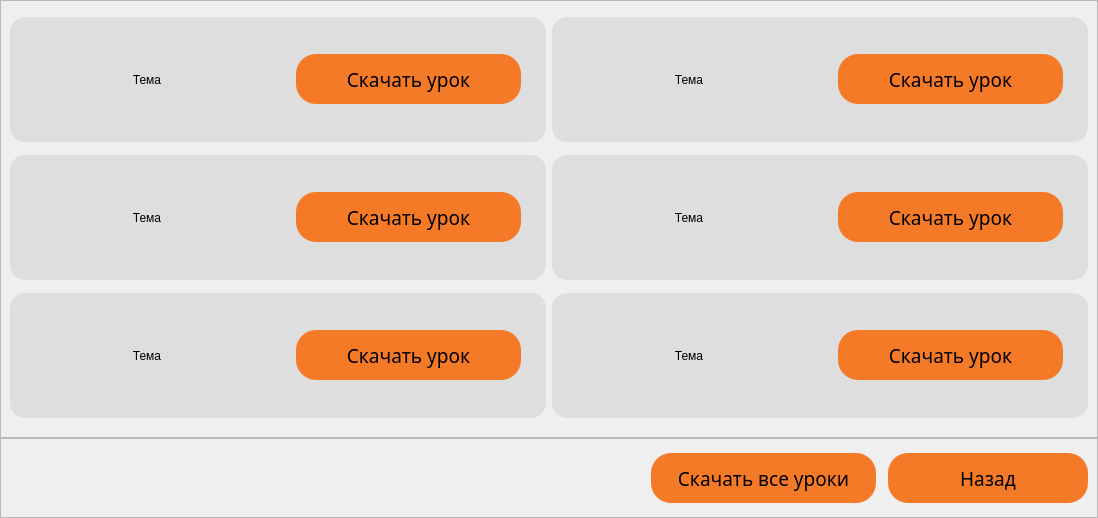
             <widget class="QWidget" name="scrollAreaWidgetContents">
              <property name="geometry">
               <rect>
                <x>0</x>
                <y>0</y>
                <width>1098</width>
                <height>518</height>
               </rect>
              </property>
              <property name="minimumSize">
               <size>
                <width>0</width>
                <height>518</height>
               </size>
              </property>
              <property name="maximumSize">
               <size>
                <width>16777215</width>
                <height>500</height>
               </size>
              </property>
              <layout class="QVBoxLayout" name="verticalLayout_7">
               <property name="spacing">
                <number>0</number>
               </property>
               <property name="leftMargin">
                <number>0</number>
               </property>
               <property name="topMargin">
                <number>0</number>
               </property>
               <property name="rightMargin">
                <number>0</number>
               </property>
               <property name="bottomMargin">
                <number>0</number>
               </property>
               <item>
                <widget class="QFrame" name="frame_12">
                 <property name="frameShape">
                  <enum>QFrame::StyledPanel</enum>
                 </property>
                 <property name="frameShadow">
                  <enum>QFrame::Raised</enum>
                 </property>
                 <layout class="QGridLayout" name="gridLayout_3">
                  <item row="0" column="0">
                   <widget class="QFrame" name="frame_14">
                    <property name="minimumSize">
                     <size>
                      <width>0</width>
                      <height>125</height>
                     </size>
                    </property>
                    <property name="maximumSize">
                     <size>
                      <width>16777215</width>
                      <height>125</height>
                     </size>
                    </property>
                    <property name="styleSheet">
                     <string notr="true">background-color: #DEDEDE;
border-radius: 15px;</string>
                    </property>
                    <property name="frameShape">
                     <enum>QFrame::StyledPanel</enum>
                    </property>
                    <property name="frameShadow">
                     <enum>QFrame::Raised</enum>
                    </property>
                    <layout class="QHBoxLayout" name="horizontalLayout_10">
                     <item>
                      <widget class="QFrame" name="frame_15">
                       <property name="frameShape">
                        <enum>QFrame::StyledPanel</enum>
                       </property>
                       <property name="frameShadow">
                        <enum>QFrame::Raised</enum>
                       </property>
                       <layout class="QHBoxLayout" name="horizontalLayout_11">
                        <item>
                         <widget class="QLabel" name="label_3">
                          <property name="styleSheet">
                           <string notr="true">font: 63 18pt &quot;Montserrat SemiBold&quot;;</string>
                          </property>
                          <property name="text">
                           <string>Тема</string>
                          </property>
                          <property name="alignment">
                           <set>Qt::AlignCenter</set>
                          </property>
                         </widget>
                        </item>
                       </layout>
                      </widget>
                     </item>
                     <item>
                      <widget class="QFrame" name="frame_16">
                       <property name="frameShape">
                        <enum>QFrame::StyledPanel</enum>
                       </property>
                       <property name="frameShadow">
                        <enum>QFrame::Raised</enum>
                       </property>
                       <layout class="QHBoxLayout" name="horizontalLayout_12">
                        <item>
                         <widget class="QPushButton" name="pushButton_25">
                          <property name="minimumSize">
                           <size>
                            <width>225</width>
                            <height>50</height>
                           </size>
                          </property>
                          <property name="maximumSize">
                           <size>
                            <width>225</width>
                            <height>50</height>
                           </size>
                          </property>
                          <property name="font">
                           <font>
                            <family>Montserrat SemiBold</family>
                            <pointsize>14</pointsize>
                            <weight>7</weight>
                            <italic>false</italic>
                            <bold>false</bold>
                           </font>
                          </property>
                          <property name="styleSheet">
                           <string notr="true">QPushButton{
	background-color: #F57A27;
	border: 0;
	border-radius: 20px;
	font: 63 14pt &quot;Montserrat SemiBold&quot;;
}

QPushButton:hover{
	background-color: #D63201;
	color: #fff;
}</string>
                          </property>
                          <property name="text">
                           <string>Скачать урок</string>
                          </property>
                         </widget>
                        </item>
                       </layout>
                      </widget>
                     </item>
                    </layout>
                   </widget>
                  </item>
                  <item row="0" column="1">
                   <widget class="QFrame" name="frame_23">
                    <property name="styleSheet">
                     <string notr="true">background-color: #DEDEDE;
border-radius: 15px;</string>
                    </property>
                    <property name="frameShape">
                     <enum>QFrame::StyledPanel</enum>
                    </property>
                    <property name="frameShadow">
                     <enum>QFrame::Raised</enum>
                    </property>
                    <layout class="QHBoxLayout" name="horizontalLayout_19">
                     <item>
                      <widget class="QFrame" name="frame_24">
                       <property name="frameShape">
                        <enum>QFrame::StyledPanel</enum>
                       </property>
                       <property name="frameShadow">
                        <enum>QFrame::Raised</enum>
                       </property>
                       <layout class="QHBoxLayout" name="horizontalLayout_20">
                        <item>
                         <widget class="QLabel" name="label_6">
                          <property name="styleSheet">
                           <string notr="true">font: 63 18pt &quot;Montserrat SemiBold&quot;;</string>
                          </property>
                          <property name="text">
                           <string>Тема</string>
                          </property>
                          <property name="alignment">
                           <set>Qt::AlignCenter</set>
                          </property>
                         </widget>
                        </item>
                       </layout>
                      </widget>
                     </item>
                     <item>
                      <widget class="QFrame" name="frame_25">
                       <property name="frameShape">
                        <enum>QFrame::StyledPanel</enum>
                       </property>
                       <property name="frameShadow">
                        <enum>QFrame::Raised</enum>
                       </property>
                       <layout class="QHBoxLayout" name="horizontalLayout_21">
                        <item>
                         <widget class="QPushButton" name="pushButton_28">
                          <property name="minimumSize">
                           <size>
                            <width>225</width>
                            <height>50</height>
                           </size>
                          </property>
                          <property name="maximumSize">
                           <size>
                            <width>225</width>
                            <height>50</height>
                           </size>
                          </property>
                          <property name="font">
                           <font>
                            <family>Montserrat SemiBold</family>
                            <pointsize>14</pointsize>
                            <weight>7</weight>
                            <italic>false</italic>
                            <bold>false</bold>
                           </font>
                          </property>
                          <property name="styleSheet">
                           <string notr="true">QPushButton{
	background-color: #F57A27;
	border: 0;
	border-radius: 20px;
	font: 63 14pt &quot;Montserrat SemiBold&quot;;
}

QPushButton:hover{
	background-color: #D63201;
	color: #fff;
}</string>
                          </property>
                          <property name="text">
                           <string>Скачать урок</string>
                          </property>
                         </widget>
                        </item>
                       </layout>
                      </widget>
                     </item>
                    </layout>
                   </widget>
                  </item>
                  <item row="1" column="0">
                   <widget class="QFrame" name="frame_17">
                    <property name="minimumSize">
                     <size>
                      <width>0</width>
                      <height>125</height>
                     </size>
                    </property>
                    <property name="maximumSize">
                     <size>
                      <width>16777215</width>
                      <height>125</height>
                     </size>
                    </property>
                    <property name="styleSheet">
                     <string notr="true">background-color: #DEDEDE;
border-radius: 15px;</string>
                    </property>
                    <property name="frameShape">
                     <enum>QFrame::StyledPanel</enum>
                    </property>
                    <property name="frameShadow">
                     <enum>QFrame::Raised</enum>
                    </property>
                    <layout class="QHBoxLayout" name="horizontalLayout_13">
                     <item>
                      <widget class="QFrame" name="frame_18">
                       <property name="frameShape">
                        <enum>QFrame::StyledPanel</enum>
                       </property>
                       <property name="frameShadow">
                        <enum>QFrame::Raised</enum>
                       </property>
                       <layout class="QHBoxLayout" name="horizontalLayout_14">
                        <item>
                         <widget class="QLabel" name="label_4">
                          <property name="styleSheet">
                           <string notr="true">font: 63 18pt &quot;Montserrat SemiBold&quot;;</string>
                          </property>
                          <property name="text">
                           <string>Тема</string>
                          </property>
                          <property name="alignment">
                           <set>Qt::AlignCenter</set>
                          </property>
                         </widget>
                        </item>
                       </layout>
                      </widget>
                     </item>
                     <item>
                      <widget class="QFrame" name="frame_19">
                       <property name="frameShape">
                        <enum>QFrame::StyledPanel</enum>
                       </property>
                       <property name="frameShadow">
                        <enum>QFrame::Raised</enum>
                       </property>
                       <layout class="QHBoxLayout" name="horizontalLayout_15">
                        <item>
                         <widget class="QPushButton" name="pushButton_26">
                          <property name="minimumSize">
                           <size>
                            <width>225</width>
                            <height>50</height>
                           </size>
                          </property>
                          <property name="maximumSize">
                           <size>
                            <width>225</width>
                            <height>50</height>
                           </size>
                          </property>
                          <property name="font">
                           <font>
                            <family>Montserrat SemiBold</family>
                            <pointsize>14</pointsize>
                            <weight>7</weight>
                            <italic>false</italic>
                            <bold>false</bold>
                           </font>
                          </property>
                          <property name="styleSheet">
                           <string notr="true">QPushButton{
	background-color: #F57A27;
	border: 0;
	border-radius: 20px;
	font: 63 14pt &quot;Montserrat SemiBold&quot;;
}

QPushButton:hover{
	background-color: #D63201;
	color: #fff;
}</string>
                          </property>
                          <property name="text">
                           <string>Скачать урок</string>
                          </property>
                         </widget>
                        </item>
                       </layout>
                      </widget>
                     </item>
                    </layout>
                   </widget>
                  </item>
                  <item row="1" column="1">
                   <widget class="QFrame" name="frame_26">
                    <property name="styleSheet">
                     <string notr="true">background-color: #DEDEDE;
border-radius: 15px;</string>
                    </property>
                    <property name="frameShape">
                     <enum>QFrame::StyledPanel</enum>
                    </property>
                    <property name="frameShadow">
                     <enum>QFrame::Raised</enum>
                    </property>
                    <layout class="QHBoxLayout" name="horizontalLayout_22">
                     <item>
                      <widget class="QFrame" name="frame_27">
                       <property name="frameShape">
                        <enum>QFrame::StyledPanel</enum>
                       </property>
                       <property name="frameShadow">
                        <enum>QFrame::Raised</enum>
                       </property>
                       <layout class="QHBoxLayout" name="horizontalLayout_23">
                        <item>
                         <widget class="QLabel" name="label_7">
                          <property name="styleSheet">
                           <string notr="true">font: 63 18pt &quot;Montserrat SemiBold&quot;;</string>
                          </property>
                          <property name="text">
                           <string>Тема</string>
                          </property>
                          <property name="alignment">
                           <set>Qt::AlignCenter</set>
                          </property>
                         </widget>
                        </item>
                       </layout>
                      </widget>
                     </item>
                     <item>
                      <widget class="QFrame" name="frame_28">
                       <property name="frameShape">
                        <enum>QFrame::StyledPanel</enum>
                       </property>
                       <property name="frameShadow">
                        <enum>QFrame::Raised</enum>
                       </property>
                       <layout class="QHBoxLayout" name="horizontalLayout_24">
                        <item>
                         <widget class="QPushButton" name="pushButton_29">
                          <property name="minimumSize">
                           <size>
                            <width>225</width>
                            <height>50</height>
                           </size>
                          </property>
                          <property name="maximumSize">
                           <size>
                            <width>225</width>
                            <height>50</height>
                           </size>
                          </property>
                          <property name="font">
                           <font>
                            <family>Montserrat SemiBold</family>
                            <pointsize>14</pointsize>
                            <weight>7</weight>
                            <italic>false</italic>
                            <bold>false</bold>
                           </font>
                          </property>
                          <property name="styleSheet">
                           <string notr="true">QPushButton{
	background-color: #F57A27;
	border: 0;
	border-radius: 20px;
	font: 63 14pt &quot;Montserrat SemiBold&quot;;
}

QPushButton:hover{
	background-color: #D63201;
	color: #fff;
}</string>
                          </property>
                          <property name="text">
                           <string>Скачать урок</string>
                          </property>
                         </widget>
                        </item>
                       </layout>
                      </widget>
                     </item>
                    </layout>
                   </widget>
                  </item>
                  <item row="2" column="0">
                   <widget class="QFrame" name="frame_20">
                    <property name="minimumSize">
                     <size>
                      <width>0</width>
                      <height>125</height>
                     </size>
                    </property>
                    <property name="maximumSize">
                     <size>
                      <width>16777215</width>
                      <height>125</height>
                     </size>
                    </property>
                    <property name="styleSheet">
                     <string notr="true">background-color: #DEDEDE;
border-radius: 15px;</string>
                    </property>
                    <property name="frameShape">
                     <enum>QFrame::StyledPanel</enum>
                    </property>
                    <property name="frameShadow">
                     <enum>QFrame::Raised</enum>
                    </property>
                    <layout class="QHBoxLayout" name="horizontalLayout_16">
                     <item>
                      <widget class="QFrame" name="frame_21">
                       <property name="frameShape">
                        <enum>QFrame::StyledPanel</enum>
                       </property>
                       <property name="frameShadow">
                        <enum>QFrame::Raised</enum>
                       </property>
                       <layout class="QHBoxLayout" name="horizontalLayout_17">
                        <item>
                         <widget class="QLabel" name="label_5">
                          <property name="styleSheet">
                           <string notr="true">font: 63 18pt &quot;Montserrat SemiBold&quot;;</string>
                          </property>
                          <property name="text">
                           <string>Тема</string>
                          </property>
                          <property name="alignment">
                           <set>Qt::AlignCenter</set>
                          </property>
                         </widget>
                        </item>
                       </layout>
                      </widget>
                     </item>
                     <item>
                      <widget class="QFrame" name="frame_22">
                       <property name="frameShape">
                        <enum>QFrame::StyledPanel</enum>
                       </property>
                       <property name="frameShadow">
                        <enum>QFrame::Raised</enum>
                       </property>
                       <layout class="QHBoxLayout" name="horizontalLayout_18">
                        <item>
                         <widget class="QPushButton" name="pushButton_27">
                          <property name="minimumSize">
                           <size>
                            <width>225</width>
                            <height>50</height>
                           </size>
                          </property>
                          <property name="maximumSize">
                           <size>
                            <width>225</width>
                            <height>50</height>
                           </size>
                          </property>
                          <property name="font">
                           <font>
                            <family>Montserrat SemiBold</family>
                            <pointsize>14</pointsize>
                            <weight>7</weight>
                            <italic>false</italic>
                            <bold>false</bold>
                           </font>
                          </property>
                          <property name="styleSheet">
                           <string notr="true">QPushButton{
	background-color: #F57A27;
	border: 0;
	border-radius: 20px;
	font: 63 14pt &quot;Montserrat SemiBold&quot;;
}

QPushButton:hover{
	background-color: #D63201;
	color: #fff;
}</string>
                          </property>
                          <property name="text">
                           <string>Скачать урок</string>
                          </property>
                         </widget>
                        </item>
                       </layout>
                      </widget>
                     </item>
                    </layout>
                   </widget>
                  </item>
                  <item row="2" column="1">
                   <widget class="QFrame" name="frame_29">
                    <property name="styleSheet">
                     <string notr="true">background-color: #DEDEDE;
border-radius: 15px;</string>
                    </property>
                    <property name="frameShape">
                     <enum>QFrame::StyledPanel</enum>
                    </property>
                    <property name="frameShadow">
                     <enum>QFrame::Raised</enum>
                    </property>
                    <layout class="QHBoxLayout" name="horizontalLayout_25">
                     <item>
                      <widget class="QFrame" name="frame_30">
                       <property name="frameShape">
                        <enum>QFrame::StyledPanel</enum>
                       </property>
                       <property name="frameShadow">
                        <enum>QFrame::Raised</enum>
                       </property>
                       <layout class="QHBoxLayout" name="horizontalLayout_26">
                        <item>
                         <widget class="QLabel" name="label_8">
                          <property name="styleSheet">
                           <string notr="true">font: 63 18pt &quot;Montserrat SemiBold&quot;;</string>
                          </property>
                          <property name="text">
                           <string>Тема</string>
                          </property>
                          <property name="alignment">
                           <set>Qt::AlignCenter</set>
                          </property>
                         </widget>
                        </item>
                       </layout>
                      </widget>
                     </item>
                     <item>
                      <widget class="QFrame" name="frame_31">
                       <property name="frameShape">
                        <enum>QFrame::StyledPanel</enum>
                       </property>
                       <property name="frameShadow">
                        <enum>QFrame::Raised</enum>
                       </property>
                       <layout class="QHBoxLayout" name="horizontalLayout_27">
                        <item>
                         <widget class="QPushButton" name="pushButton_30">
                          <property name="minimumSize">
                           <size>
                            <width>225</width>
                            <height>50</height>
                           </size>
                          </property>
                          <property name="maximumSize">
                           <size>
                            <width>225</width>
                            <height>50</height>
                           </size>
                          </property>
                          <property name="font">
                           <font>
                            <family>Montserrat SemiBold</family>
                            <pointsize>14</pointsize>
                            <weight>7</weight>
                            <italic>false</italic>
                            <bold>false</bold>
                           </font>
                          </property>
                          <property name="styleSheet">
                           <string notr="true">QPushButton{
	background-color: #F57A27;
	border: 0;
	border-radius: 20px;
	font: 63 14pt &quot;Montserrat SemiBold&quot;;
}

QPushButton:hover{
	background-color: #D63201;
	color: #fff;
}</string>
                          </property>
                          <property name="text">
                           <string>Скачать урок</string>
                          </property>
                         </widget>
                        </item>
                       </layout>
                      </widget>
                     </item>
                    </layout>
                   </widget>
                  </item>
                 </layout>
                </widget>
               </item>
               <item>
                <widget class="QFrame" name="frame_13">
                 <property name="minimumSize">
                  <size>
                   <width>0</width>
                   <height>80</height>
                  </size>
                 </property>
                 <property name="maximumSize">
                  <size>
                   <width>16777215</width>
                   <height>80</height>
                  </size>
                 </property>
                 <property name="frameShape">
                  <enum>QFrame::StyledPanel</enum>
                 </property>
                 <property name="frameShadow">
                  <enum>QFrame::Raised</enum>
                 </property>
                 <layout class="QHBoxLayout" name="horizontalLayout_9">
                  <property name="spacing">
                   <number>12</number>
                  </property>
                  <item>
                   <spacer name="horizontalSpacer_3">
                    <property name="orientation">
                     <enum>Qt::Horizontal</enum>
                    </property>
                    <property name="sizeHint" stdset="0">
                     <size>
                      <width>40</width>
                      <height>20</height>
                     </size>
                    </property>
                   </spacer>
                  </item>
                  <item>
                   <widget class="QPushButton" name="pushButton_24">
                    <property name="minimumSize">
                     <size>
                      <width>225</width>
                      <height>50</height>
                     </size>
                    </property>
                    <property name="maximumSize">
                     <size>
                      <width>225</width>
                      <height>50</height>
                     </size>
                    </property>
                    <property name="font">
                     <font>
                      <family>Montserrat SemiBold</family>
                      <pointsize>14</pointsize>
                      <weight>7</weight>
                      <italic>false</italic>
                      <bold>false</bold>
                     </font>
                    </property>
                    <property name="styleSheet">
                     <string notr="true">QPushButton{
	background-color: #F57A27;
	border: 0;
	border-radius: 20px;
	font: 63 14pt &quot;Montserrat SemiBold&quot;;
}

QPushButton:hover{
	background-color: #D63201;
	color: #fff;
}</string>
                    </property>
                    <property name="text">
                     <string>Скачать все уроки</string>
                    </property>
                   </widget>
                  </item>
                  <item>
                   <widget class="QPushButton" name="pushButton_23">
                    <property name="minimumSize">
                     <size>
                      <width>200</width>
                      <height>50</height>
                     </size>
                    </property>
                    <property name="maximumSize">
                     <size>
                      <width>200</width>
                      <height>50</height>
                     </size>
                    </property>
                    <property name="font">
                     <font>
                      <family>Montserrat SemiBold</family>
                      <pointsize>14</pointsize>
                      <weight>7</weight>
                      <italic>false</italic>
                      <bold>false</bold>
                     </font>
                    </property>
                    <property name="styleSheet">
                     <string notr="true">QPushButton{
	background-color: #F57A27;
	border: 0;
	border-radius: 20px;
	font: 63 14pt &quot;Montserrat SemiBold&quot;;
}

QPushButton:hover{
	background-color: #D63201;
	color: #fff;
}</string>
                    </property>
                    <property name="text">
                     <string>Назад</string>
                    </property>
                   </widget>
                  </item>
                 </layout>
                </widget>
               </item>
              </layout>
             </widget>
